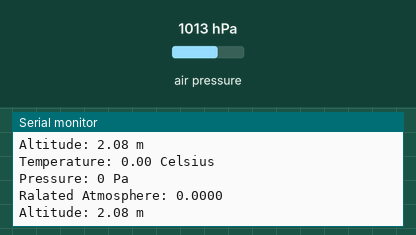
Bench run of a sketch on a simulated Raspberry Pi Pico. On the bench: the last lines printed to the serial monitor. Inputs (shaded band) come from the test bench; at power-on: air pressure 1013 hPa.

Above: at 1.8 s.
1.9 s: air pressure set to 952 hPa
At 2.7 s:
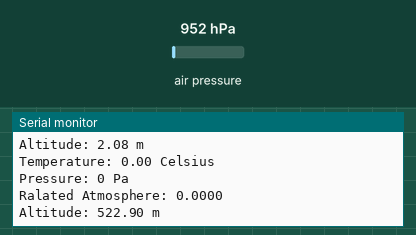
3.4 s: air pressure set to 975 hPa
At 4.3 s:
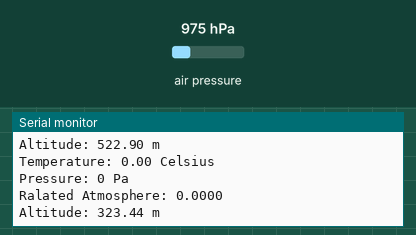
Timing chart, 0 to 6.4 s (numbered marks = the images above; inputs shaded):
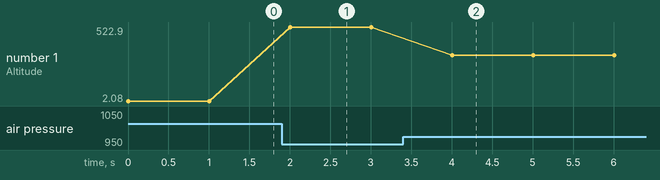

Measured:
- after the input at 1.9 s, the serial monitor: prints a new line after 0.10 s (image 1)
- after the input at 3.4 s, the serial monitor: prints a new line after 0.60 s (image 2)
- plotted number 1: 2.08 → 522.9 after the input at 1.9 s, 522.9 → 323.44 after the input at 3.4 s

The sketch:

BMP180.ino
```cpp
#include "BMP085.h"
#include <Wire.h>
float temperature;
float pressure;
float atm;
float altitude;
BMP085 myBarometer;

void setup() {
  Wire.setSDA(20);
  Wire.setSCL(21);
  Wire.begin();

  Serial.begin(9600);
  while (!Serial);
  myBarometer.init();
}

void loop() {
    temperature = myBarometer.bmp085GetTemperature(
                      myBarometer.bmp085ReadUT()); //Get the temperature, bmp085ReadUT MUST be called first
    pressure = myBarometer.bmp085GetPressure(myBarometer.bmp085ReadUP());//Get the temperature

    altitude = myBarometer.calcAltitude(101010);

    atm = pressure / 101325;

    Serial.print("Temperature: ");
    Serial.print(temperature, 2);
    Serial.println(" Celsius");

    Serial.print("Pressure: ");
    Serial.print(pressure, 0);
    Serial.println(" Pa");

    Serial.print("Ralated Atmosphere: ");
    Serial.println(atm, 4);

    Serial.print("Altitude: ");
    Serial.print(altitude, 2);
    Serial.println(" m");

    Serial.println();

    delay(1000);
}
```
